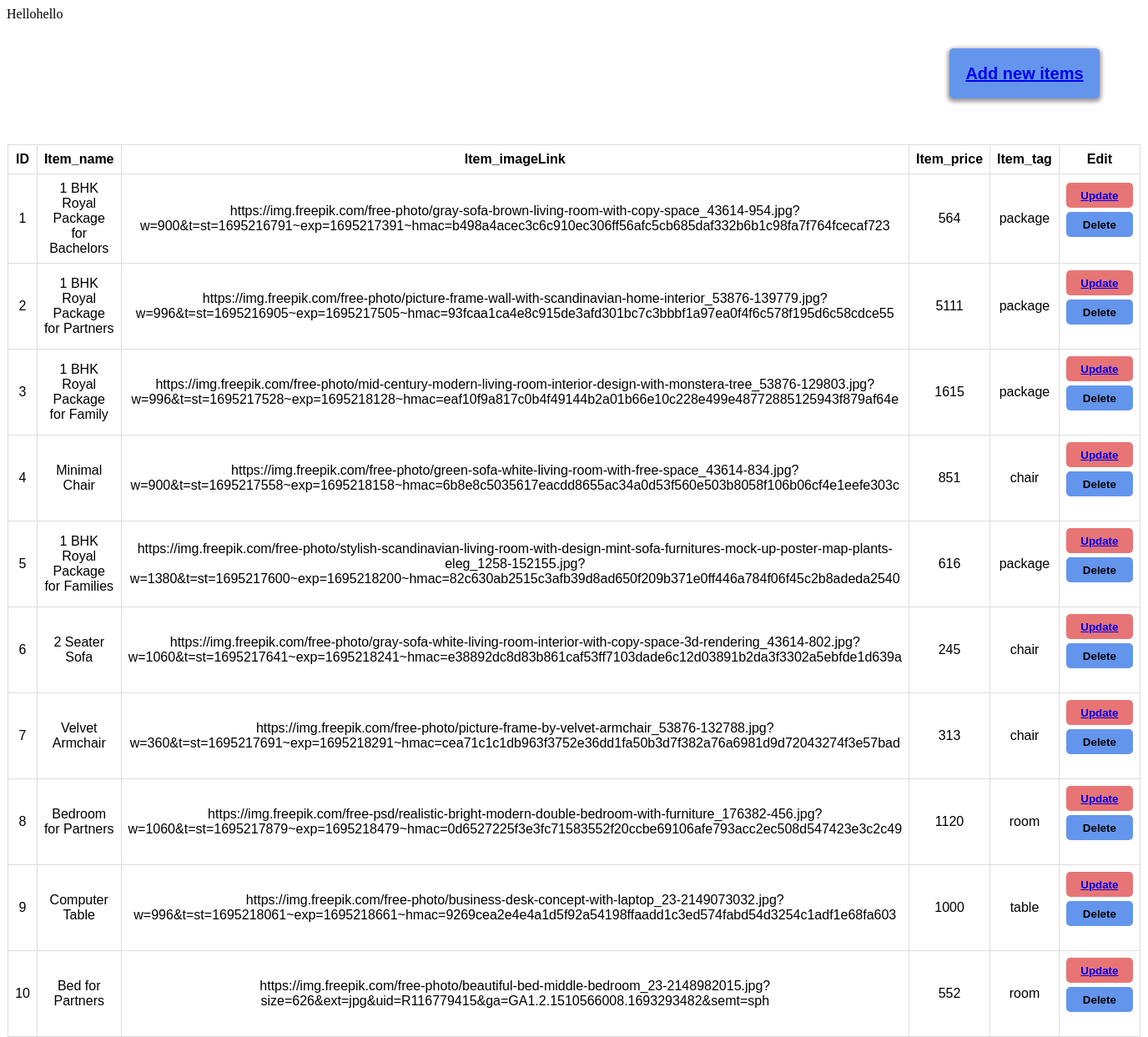
The app's page /Admin/adminPage.php (signed in) with its own data.
### tables this page shows
CREATE TABLE `products` (
  `id` int(11) NOT NULL,
  `item_name` varchar(255) NOT NULL,
  `image` varchar(255) NOT NULL,
  `item_price` int(25) NOT NULL,
  `item_tag` varchar(25) NOT NULL
);

### Admin/adminPage.php (the view, shortened to what this page needs)
<?php
include("../Database/database.php");
if(isset($_SESSION['username']) && $_SESSION['username'] != "" ) {
    $username = $_SESSION["username"];
}
echo "Hello" . $username;
?>
<html lang="en">
<head>
    <link rel="stylesheet" href="../css/adminPage.css?v=2">
    <link rel="stylesheet" href="https://cdnjs.cloudflare.com/ajax/libs/font-awesome/6.4.2/css/all.min.css" />
</head>
<body>
    <button class="add" ><a href="../Admin/add.php">Add new items</a></button>
    <table>
        <tr>
            <th>ID</th>
            <th>Item_name</th>
            <th>Item_imageLink</th>
            <th>Item_price</th>
            <th>Item_tag</th>
            <th>Edit</th>
        </tr>
        <?php
            $sql = "SELECT * from products";
            $result = mysqli_query($conn,$sql);
            if(mysqli_num_rows($result) > 0) {
                while($rows = mysqli_fetch_assoc($result)) {
        ?>
        <tr>
            <td><span><?php echo $rows["id"] ?></span></td>
            <td><span><?php echo $rows["item_name"] ?></span></td>
            <td><span><?php echo $rows["image"] ?></span></td>
            <td><span><?php echo $rows["item_price"] ?></span></td>
            <td><span><?php echo $rows["item_tag"] ?></span></td>
            <td>
                <button class="update"><a href="../Admin/update.php?id=<?php echo $rows["id"] ?>">Update</a></button>
                <?php
                $id = $rows["id"];
                echo "<form action='' method='post'>
                <input type='hidden' name='delete_id' value='$id'>
                <button class='delete' type='submit' name= 'delete' >Delete</button>
                </form>" ;
                ?>
            </td>
        </tr>
        <?php
                    }
                        }
        ?>
    </table>
</body>
</html>

### css/adminPage.css (style rules this page uses)
table { font-family: arial, sans-serif; border-collapse: collapse; width: 80%; margin: 0 auto; position: relative; top: 100px; margin-bottom: 100px; }
td, th { border: 1px solid #dddddd; text-align: center; padding: 8px; }
.update, .delete { width: 80px; height: 30px; background-color: rgb(232, 117, 117); border: none; cursor: pointer; border-radius: 5px; font-weight: bold; margin-bottom: 5px; }
.delete { background-color: cornflowerblue; }
.add { width: 180px; height: 60px; background-color: cornflowerblue; border: none; cursor: pointer; border-radius: 5px; font-weight: bold; margin-bottom: 5px; float: right; position: relative; top: 50px; right: 50px; font-size: 20px; color: white; box-shadow: 0px 2px 5px 2px rgb(155, 152, 152); }

### records on screen
products: id "1", item_name "1 BHK Royal Package for Bachelors", image "https://img.freepik.com/free-photo/gray-sofa-brown-living-room-with-copy-space_43614-954.jpg?w=900&t=st=1695216791~exp=1695217391~hmac=b498a4acec3c6c910ec306ff56afc5cb685daf332b6b1c98fa7f764fcecaf723", item_price "564", item_tag "package"
products: id "2", item_name "1 BHK Royal Package for Partners", image "https://img.freepik.com/free-photo/picture-frame-wall-with-scandinavian-home-interior_53876-139779.jpg?w=996&t=st=1695216905~exp=1695217505~hmac=93fcaa1ca4e8c915de3afd301bc7c3bbbf1a97ea0f4f6c578f195d6c58cdce55", item_price "5111", item_tag "package"
products: id "3", item_name "1 BHK Royal Package for Family", image "https://img.freepik.com/free-photo/mid-century-modern-living-room-interior-design-with-monstera-tree_53876-129803.jpg?w=996&t=st=1695217528~exp=1695218128~hmac=eaf10f9a817c0b4f49144b2a01b66e10c228e499e48772885125943f879af64e", item_price "1615", item_tag "package"
products: id "4", item_name "Minimal Chair", image "https://img.freepik.com/free-photo/green-sofa-white-living-room-with-free-space_43614-834.jpg?w=900&t=st=1695217558~exp=1695218158~hmac=6b8e8c5035617eacdd8655ac34a0d53f560e503b8058f106b06cf4e1eefe303c", item_price "851", item_tag "chair"
products: id "5", item_name "1 BHK Royal Package for Families", image "https://img.freepik.com/free-photo/stylish-scandinavian-living-room-with-design-mint-sofa-furnitures-mock-up-poster-map-plants-eleg_1258-152155.jpg?w=1380&t=st=1695217600~exp=1695218200~hmac=82c630ab2515c3afb39d8ad650f209b371e0ff446a784f06f45c2b8adeda2540", item_price "616", item_tag "package"
products: id "6", item_name "2 Seater Sofa", image "https://img.freepik.com/free-photo/gray-sofa-white-living-room-interior-with-copy-space-3d-rendering_43614-802.jpg?w=1060&t=st=1695217641~exp=1695218241~hmac=e38892dc8d83b861caf53ff7103dade6c12d03891b2da3f3302a5ebfde1d639a", item_price "245", item_tag "chair"
products: id "7", item_name "Velvet Armchair", image "https://img.freepik.com/free-photo/picture-frame-by-velvet-armchair_53876-132788.jpg?w=360&t=st=1695217691~exp=1695218291~hmac=cea71c1c1db963f3752e36dd1fa50b3d7f382a76a6981d9d72043274f3e57bad", item_price "313", item_tag "chair"
products: id "8", item_name "Bedroom for Partners", image "https://img.freepik.com/free-psd/realistic-bright-modern-double-bedroom-with-furniture_176382-456.jpg?w=1060&t=st=1695217879~exp=1695218479~hmac=0d6527225f3e3fc71583552f20ccbe69106afe793acc2ec508d547423e3c2c49", item_price "1120", item_tag "room"
products: id "9", item_name "Computer Table", image "https://img.freepik.com/free-photo/business-desk-concept-with-laptop_23-2149073032.jpg?w=996&t=st=1695218061~exp=1695218661~hmac=9269cea2e4e4a1d5f92a54198ffaadd1c3ed574fabd54d3254c1adf1e68fa603", item_price "1000", item_tag "table"
products: id "10", item_name "Bed for Partners", image "https://img.freepik.com/free-photo/beautiful-bed-middle-bedroom_23-2148982015.jpg?size=626&ext=jpg&uid=R116779415&ga=GA1.2.1510566008.1693293482&semt=sph", item_price "552", item_tag "room"

### other values on screen
$username "hello"
